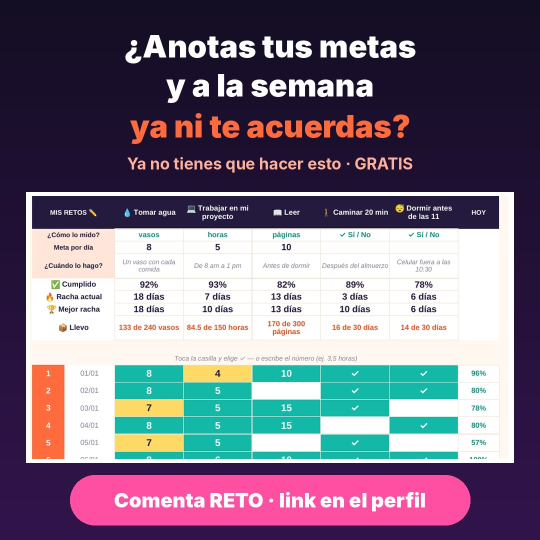
#> input picture herramientas/reto30/anuncios/A-1x1.jpg, 1080 x 1080 px (shown at 1/2 size)
$ python historia.py anuncios/A-1x1.jpg out.png
#> lines starting #> are read from the running program, lines starting #| are printed output that depends on the picture
"""Historia 1080x1920 del Reto 30 Días. Uso: python3 historia.py portada.jpg salida.jpg [--perfil]
(normal: deja un hueco abajo para el sticker de enlace; --perfil: para subir por la API, que no permite sticker → "link en el perfil")"""
import sys
from PIL import Image, ImageDraw, ImageFont
W, H = 1080, 1920; FD = "/usr/share/fonts/opentype/inter/"
F = lambda s, w="Bold": ImageFont.truetype(f"{FD}Inter-{w}.otf", s)
ORANGE, PINK, INK = (255, 107, 61), (255, 79, 163), (35, 26, 61)
img = Image.new("RGB", (W, H)); g = ImageDraw.Draw(img)
#> after `img = Image.new('RGB', (W, H))`: img: PIL image 1080x1920 RGB; every value is 0
for y in range(0, H, 4):
    k = y / H; g.rectangle([0, y, W, y + 4], fill=(int(20 + 30 * k), int(14 + 6 * k), int(36 + 40 * k)))
c = lambda y, t, f, fill: g.text((W / 2, y), t, font=f, fill=fill, anchor="mm")
g.rounded_rectangle([340, 150, 740, 220], 35, fill=ORANGE); c(185, "REGALO GRATIS", F(38, "Black"), "white")
c(300, "¿Anotas tus metas y a la", F(70, "Black"), "white"); c(385, "semana ya ni te acuerdas?", F(70, "Black"), (255, 177, 153))
c(490, "Ya no tienes que hacer esto.", F(48, "Bold"), (220, 215, 240))
shot = Image.open(sys.argv[1]).convert("RGB"); sw = 860; shot = shot.resize((sw, int(shot.height * sw / shot.width)))
#> further down, shot is the input picture: PIL image 1080x1080 RGB; mean R, G, B 123.8, 113.9, 131.2
#> after `shot = shot.resize((sw, int(shot.height * sw / shot.width)))`:
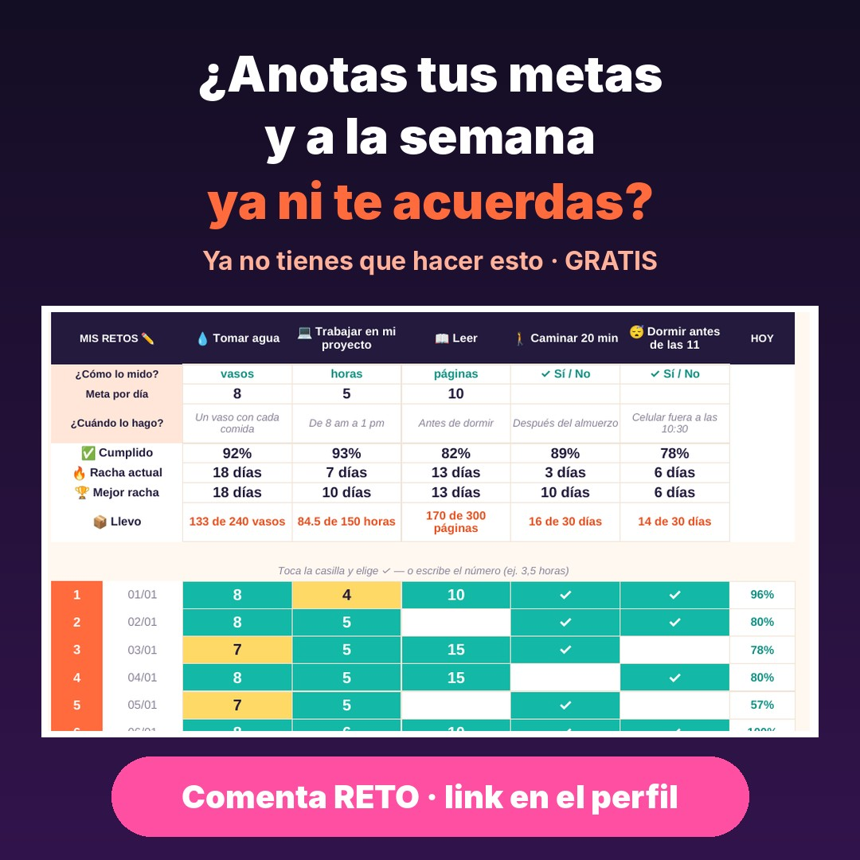
#> shot: PIL image 860x860 RGB; mean R, G, B 123.7, 113.8, 131.1
shot = shot.crop((0, 0, sw, min(shot.height, 700)))
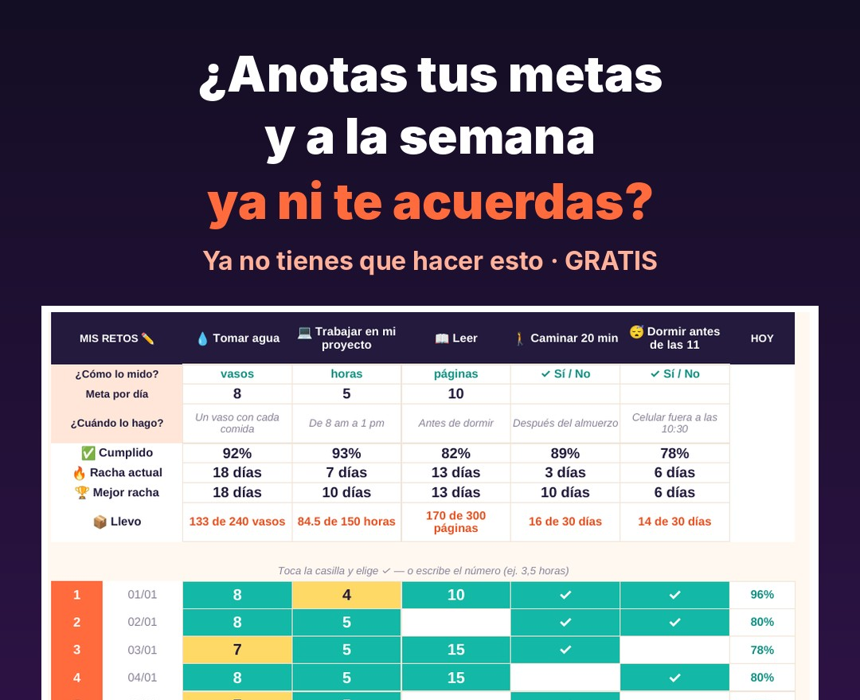
#> shot: PIL image 860x700 RGB; mean R, G, B 118.2, 119.4, 130.1
fr = Image.new("RGB", (sw + 24, shot.height + 24), "white"); fr.paste(shot, (12, 12)); img.paste(fr, ((W - fr.width) // 2, 590))
#> after `fr = Image.new('RGB', (sw + 24, shot.height + 24), 'white')`: fr: PIL image 884x724 RGB; every value is 255
#> after `fr.paste(shot, (12, 12))`:
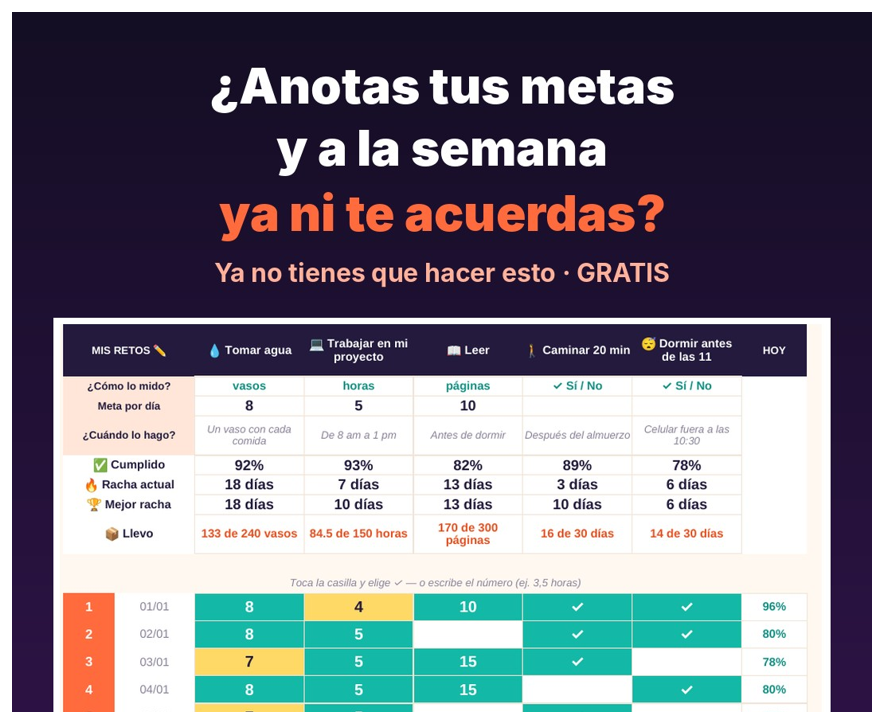
#> fr: PIL image 884x724 RGB; mean R, G, B 126.4, 127.4, 137.5
#> after `img.paste(fr, ((W - fr.width) // 2, 590))`:
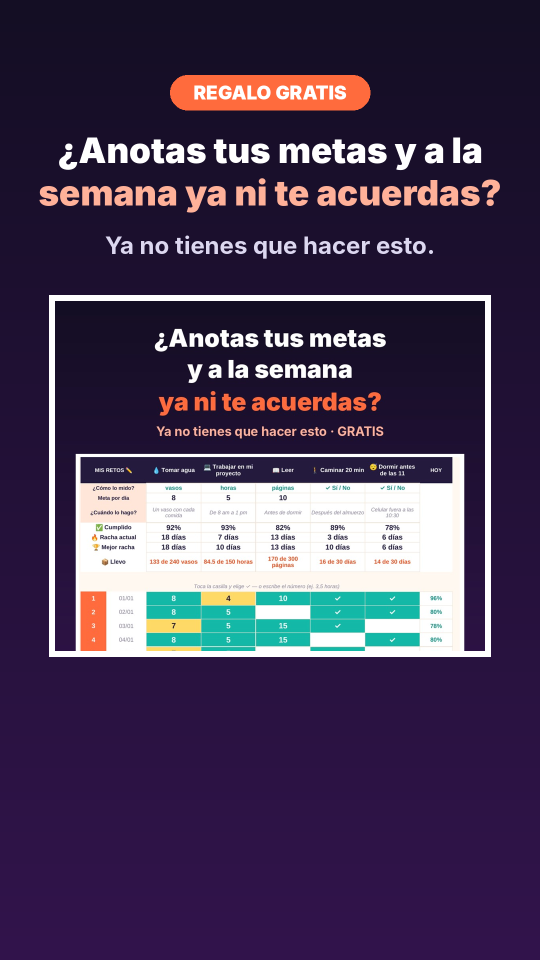
#> img: PIL image 1080x1920 RGB (shown at 1/2 size); mean R, G, B 71.5, 57.3, 85.7
y = 590 + fr.height + 70
#> y = 1384
c(y, "Google Sheets y Excel · también en el celular", F(36, "Medium"), (220, 215, 240))
if "--perfil" in sys.argv:
    g.rounded_rectangle([110, y + 70, W - 110, y + 300], 50, fill=PINK)
    c(y + 130, "Descárgalo GRATIS en el", F(46, "Bold"), "white"); c(y + 190, "link de nuestro perfil", F(46, "Bold"), "white")
    c(y + 255, "pixeliadigital.app/reto", F(44, "Black"), "white")
else:
    c(y + 110, "Toca el enlace y descárgalo", F(50, "Bold"), "white"); c(y + 175, "↓", F(70, "Black"), ORANGE)
# abajo queda libre (~300 px) para poner el sticker de enlace
img.save(sys.argv[2], quality=90); print("ok")
#> after `img.save(sys.argv[2], quality=90)`:
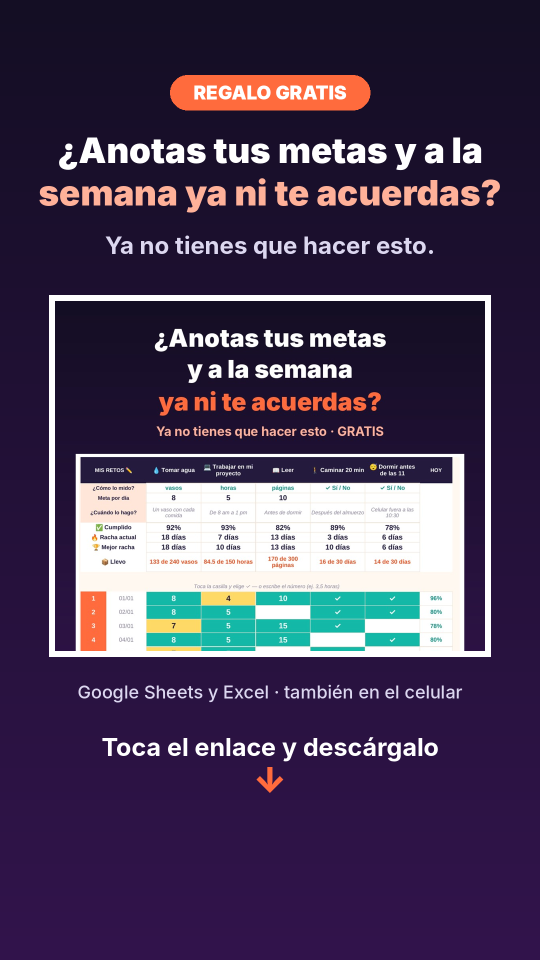
#> saved as out.png: PIL image 1080x1920 RGB (shown at 1/2 size); mean R, G, B 73.1, 59, 87.1
#| ok

$ run again, on herramientas/reto30/anuncios/A-9x16.jpg
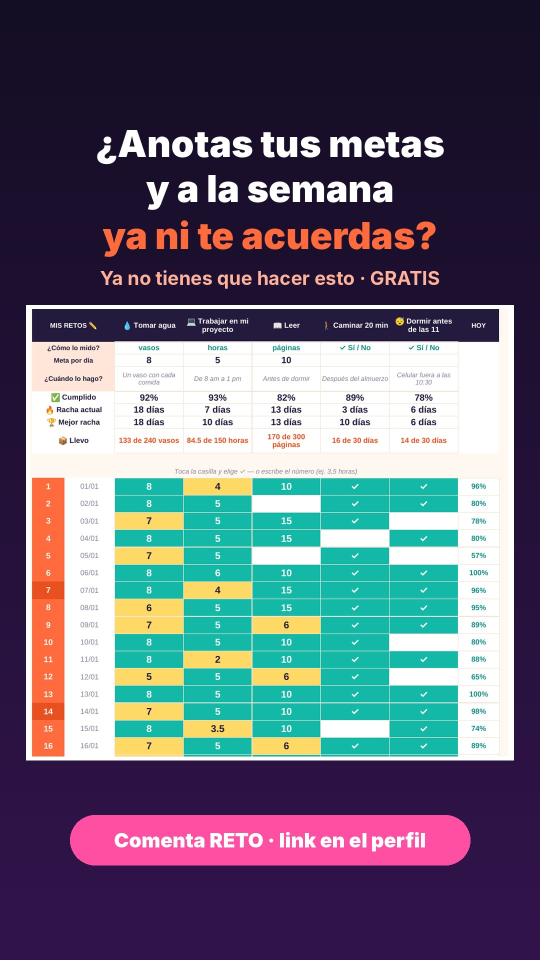
#> input picture herramientas/reto30/anuncios/A-9x16.jpg, 1080 x 1920 px (shown at 1/2 size)
#> shot is the input picture: PIL image 1080x1920 RGB; mean R, G, B 104.5, 105, 120
#> fr: PIL image 884x724 RGB; every value is 255
#> `fr.paste(shot, (12, 12))`:
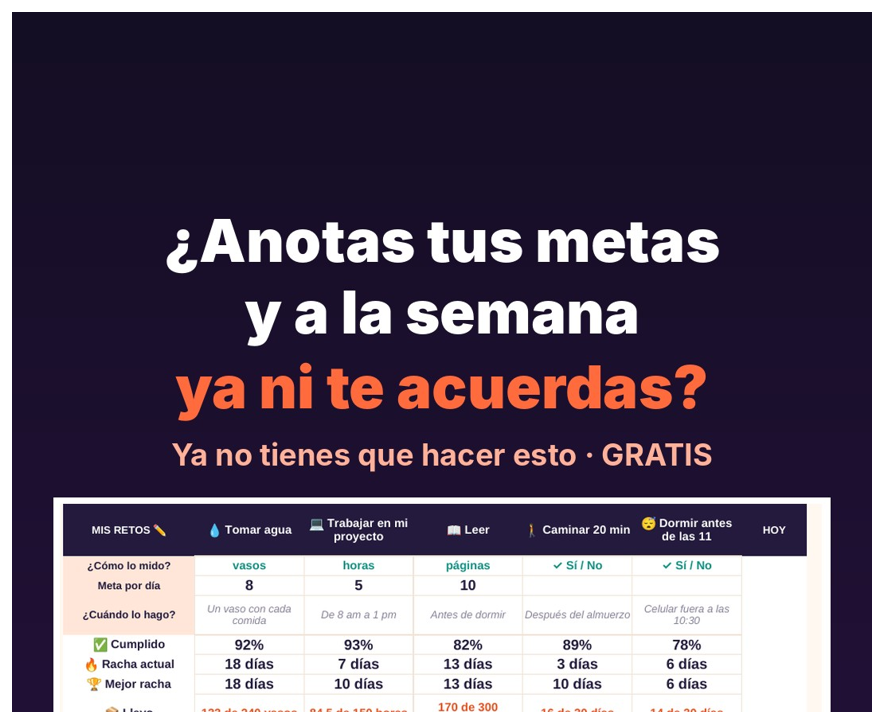
#> fr: PIL image 884x724 RGB; mean R, G, B 95.9, 85.6, 103.3
#> `img.save(sys.argv[2], quality=90)`:
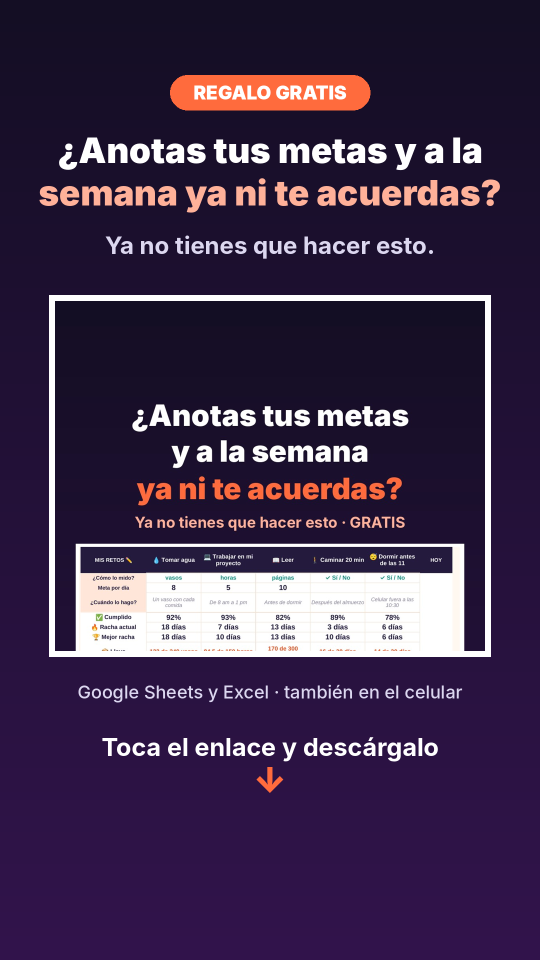
#> saved as out.png: PIL image 1080x1920 RGB (shown at 1/2 size); mean R, G, B 63.7, 46.1, 76.5
#| ok

$ run again, on herramientas/reto30/anuncios/B-4x5.jpg
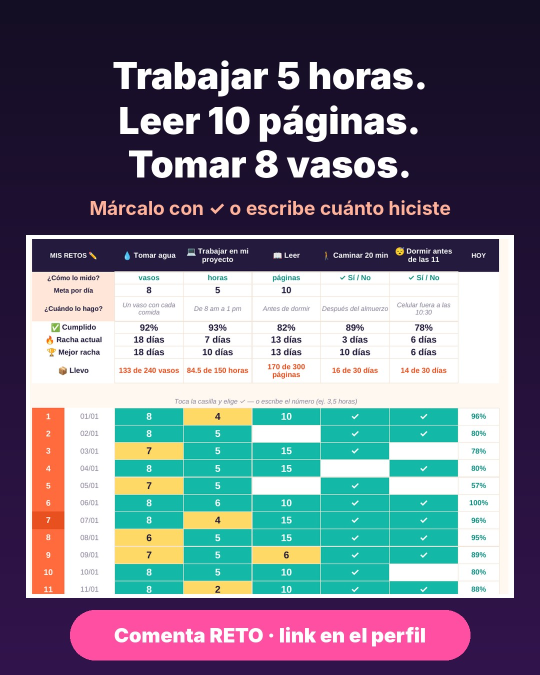
#> input picture herramientas/reto30/anuncios/B-4x5.jpg, 1080 x 1350 px (shown at 1/2 size)
#> shot is the input picture: PIL image 1080x1350 RGB; mean R, G, B 119.4, 120.6, 133.5
#> fr: PIL image 884x724 RGB; every value is 255
#> `fr.paste(shot, (12, 12))`:
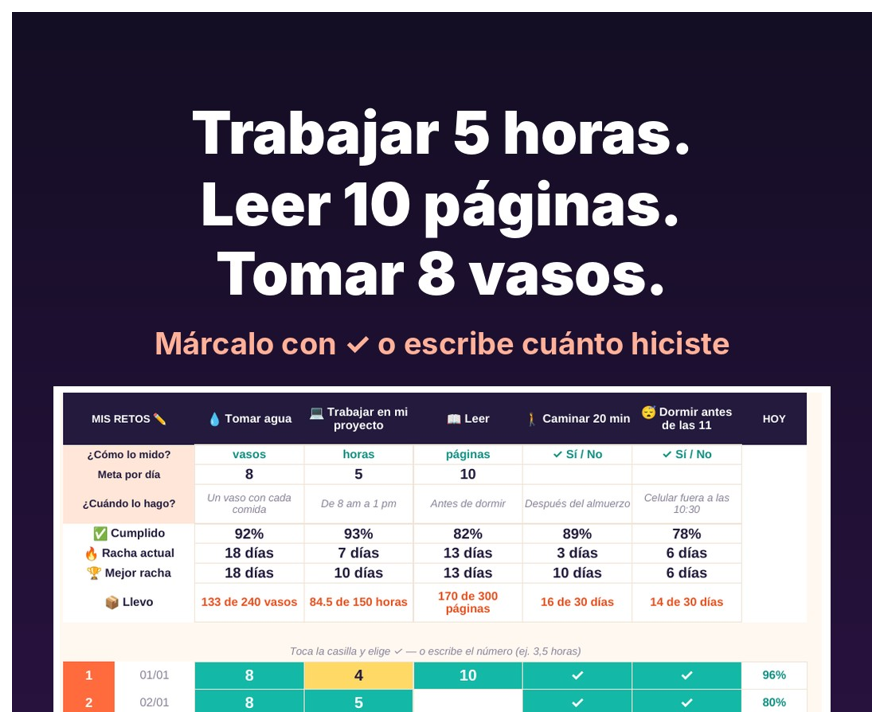
#> fr: PIL image 884x724 RGB; mean R, G, B 119.1, 116.4, 130.1
#> `img.save(sys.argv[2], quality=90)`:
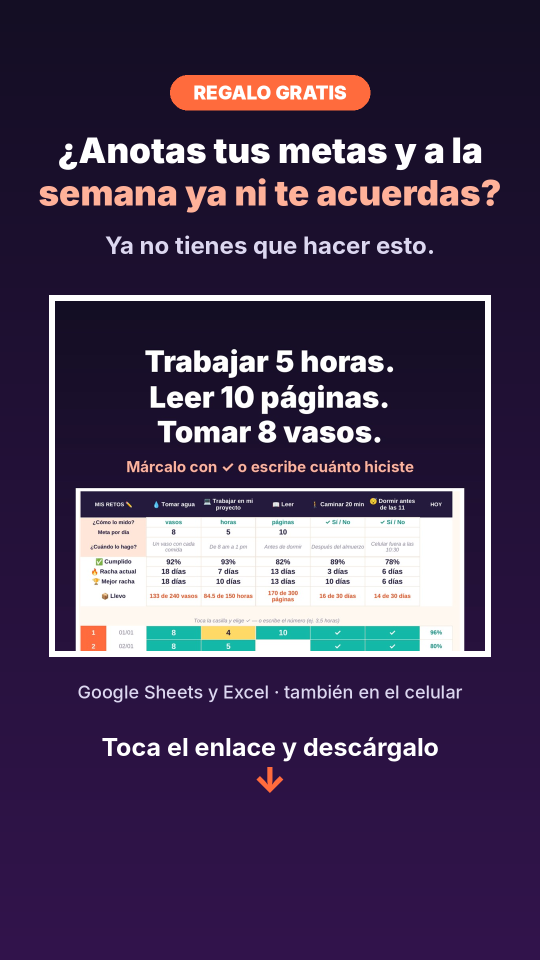
#> saved as out.png: PIL image 1080x1920 RGB (shown at 1/2 size); mean R, G, B 70.9, 55.6, 84.8
#| ok
